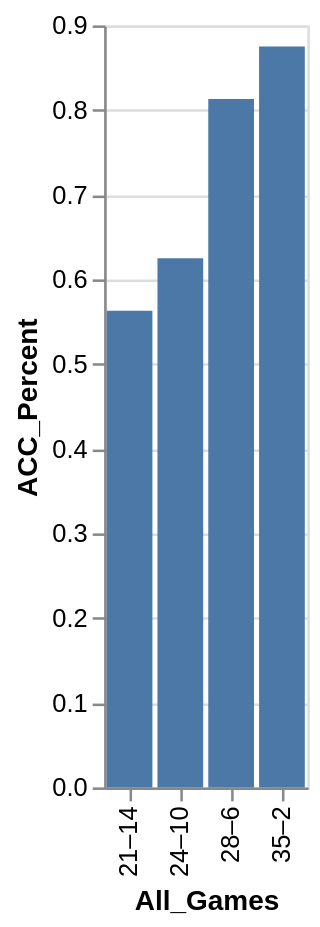

This figure's Vega-Lite source:
### Vega-Lite specification from a JSON file in a GitHub repository (floating-point values rounded to 4 significant figures)
{"data": {"values": [{"x_data": "21–14", "y_data": 0.563}, {"x_data": "24–10", "y_data": 0.625}, {"x_data": "28–6", "y_data": 0.813}, {"x_data": "35–2", "y_data": 0.875}]}, "mark": "bar", "encoding": {"x": {"field": "x_data", "type": "nominal", "title": "All_Games", "sort": "ascending"}, "y": {"field": "y_data", "type": "quantitative", "title": "ACC_Percent"}}}
